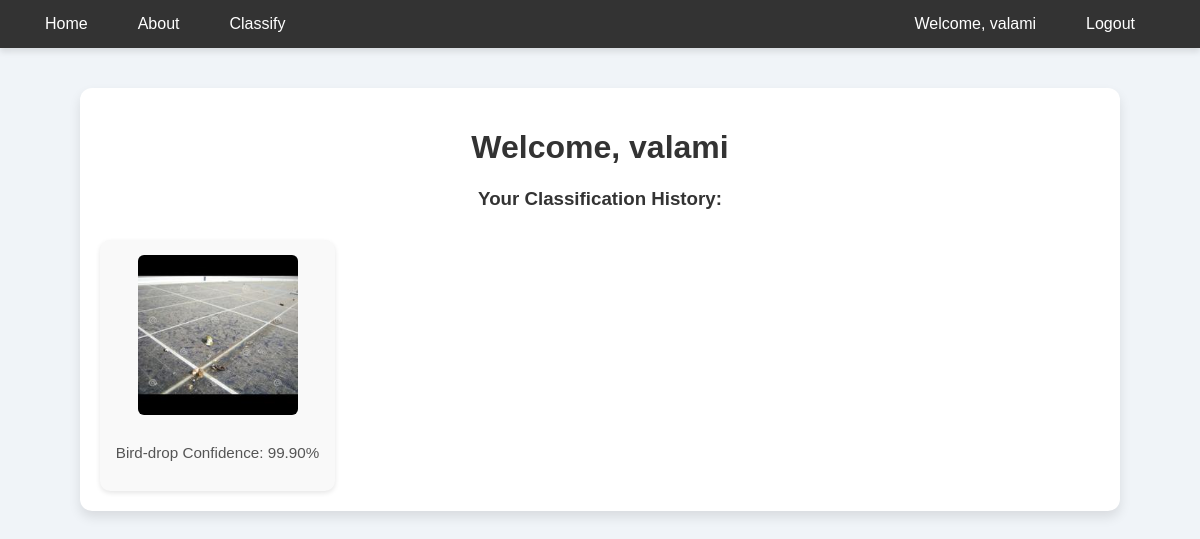
Screenshot of /profile (signed in) with the database file from the repository.
### app/models.py (models this page shows, shortened)
class UserHistory(db.Model):
    id = db.Column(db.Integer, primary_key=True)
    action = db.Column(db.String(255), nullable=False)
    image_path = db.Column(db.String(300), nullable=True)
    timestamp = db.Column(db.DateTime, default=db.func.current_timestamp(), nullable=False)
    user_id = db.Column(db.Integer, db.ForeignKey('user.id'), nullable=False)

### app/routes.py (the view)
@main_bp.route('/profile')
def profile():
    if 'user_id' not in session:
        flash('You must be logged in to access the profile page.', 'warning')
        return redirect(url_for('main.login'))
    user = User.query.get(session['user_id'])
    user_history = [
        {'action': h.action, 'image_path': h.image_path}
        for h in user.history
        ]
    return render_template('profile.html', user=user, user_history=user_history)

### app/templates/profile.html
{% extends 'base.html' %}
{% block content %}
<div class="profile-container">
    <h1>Welcome, {{ session.get('username') }}</h1>
    <h3>Your Classification History:</h3>
    {% if user_history %}
        <div class="history-grid">
            {% for item in user_history %}
                <div class="history-card">
                    <img src="{{ url_for('static', filename=item.image_path) }}" alt="User Image">
                    <p>{{ item.action }}</p>
                </div>
            {% endfor %}
        </div>
    {% else %}
        <p>You haven't uploaded any images yet.</p>
    {% endif %}
</div>
{% endblock %}

### app/static/css/style.css (style rules this page uses)
body { font-family: 'Arial', sans-serif; background-color: #f0f4f8; margin: 0; padding: 0; color: #333; }
.profile-container { max-width: 1000px; margin: 40px auto; padding: 20px; background-color: white; border-radius: 12px; box-shadow: 0 6px 12px rgba(0, 0, 0, 0.1); }
.profile-container h1, .profile-container h3 { text-align: center; color: #333; }
.history-grid { display: grid; grid-template-columns: repeat(auto-fill, minmax(220px, 1fr)); gap: 20px; margin-top: 30px; }
.history-card { background-color: #f9f9f9; border-radius: 10px; box-shadow: 0 2px 5px rgba(0, 0, 0, 0.1); overflow: hidden; text-align: center; padding: 15px; transition: transform 0.2s ease; }
.history-card img { max-width: 100%; height: 160px; object-fit: cover; border-radius: 6px; margin-bottom: 10px; }
.history-card p { font-size: 0.95rem; color: #555; word-wrap: break-word; }

### rows the page displays
UserHistory: image_path (picture), action "Bird-drop Confidence: 99.90%"

### other values shown
{{ session.get('username') }} "valami"
